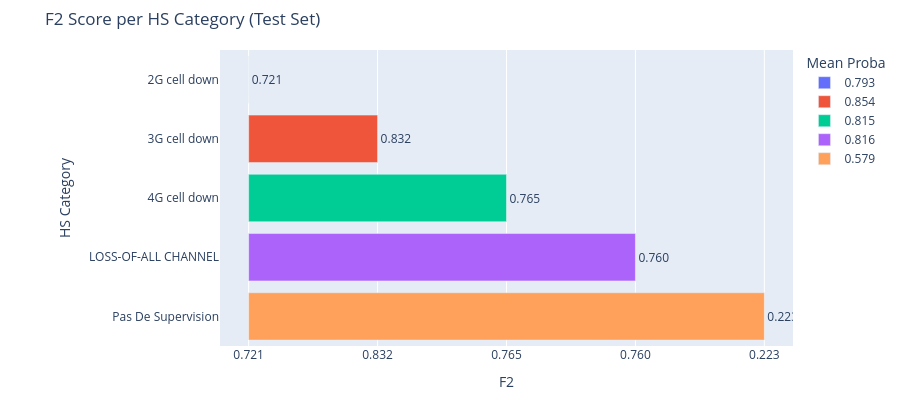

Notebook code for this chart:
### Code cell
fig = px.bar(
    cat_eval_df, x='F2', y='HS Category', orientation='h',
    color='Mean Proba', color_continuous_scale='Reds',
    title='F2 Score per HS Category (Test Set)', text='F2',
)
fig.update_traces(textposition='outside')
fig.update_yaxes(autorange='reversed')
fig.update_layout(height=400, margin=dict(l=220, r=60, t=50, b=40))
fig.show()

### Figure 1 — Plotly figure (JSON) as saved in the notebook; plotly's stock layout.template omitted (floating-point values rounded to 4 significant figures)
{"data": [{"hovertemplate": "Mean Proba=0.793<br>F2=%{text}<br>HS Category=%{y}<extra></extra>", "legendgroup": "0.793", "marker": {"color": "#636efa", "pattern": {"shape": ""}}, "name": "0.793", "orientation": "h", "showlegend": true, "text": ["0.721"], "textposition": "outside", "type": "bar", "x": ["0.721"], "xaxis": "x", "y": ["2G cell down"], "yaxis": "y"}, {"hovertemplate": "Mean Proba=0.854<br>F2=%{text}<br>HS Category=%{y}<extra></extra>", "legendgroup": "0.854", "marker": {"color": "#EF553B", "pattern": {"shape": ""}}, "name": "0.854", "orientation": "h", "showlegend": true, "text": ["0.832"], "textposition": "outside", "type": "bar", "x": ["0.832"], "xaxis": "x", "y": ["3G cell down"], "yaxis": "y"}, {"hovertemplate": "Mean Proba=0.815<br>F2=%{text}<br>HS Category=%{y}<extra></extra>", "legendgroup": "0.815", "marker": {"color": "#00cc96", "pattern": {"shape": ""}}, "name": "0.815", "orientation": "h", "showlegend": true, "text": ["0.765"], "textposition": "outside", "type": "bar", "x": ["0.765"], "xaxis": "x", "y": ["4G cell down"], "yaxis": "y"}, {"hovertemplate": "Mean Proba=0.816<br>F2=%{text}<br>HS Category=%{y}<extra></extra>", "legendgroup": "0.816", "marker": {"color": "#ab63fa", "pattern": {"shape": ""}}, "name": "0.816", "orientation": "h", "showlegend": true, "text": ["0.760"], "textposition": "outside", "type": "bar", "x": ["0.760"], "xaxis": "x", "y": ["LOSS-OF-ALL CHANNEL"], "yaxis": "y"}, {"hovertemplate": "Mean Proba=0.579<br>F2=%{text}<br>HS Category=%{y}<extra></extra>", "legendgroup": "0.579", "marker": {"color": "#FFA15A", "pattern": {"shape": ""}}, "name": "0.579", "orientation": "h", "showlegend": true, "text": ["0.223"], "textposition": "outside", "type": "bar", "x": ["0.223"], "xaxis": "x", "y": ["Pas De Supervision"], "yaxis": "y"}], "layout": {"barmode": "relative", "height": 400, "legend": {"title": {"text": "Mean Proba"}, "tracegroupgap": 0}, "margin": {"b": 40, "l": 220, "r": 60, "t": 50}, "title": {"text": "F2 Score per HS Category (Test Set)"}, "xaxis": {"anchor": "y", "domain": [0, 1], "title": {"text": "F2"}}, "yaxis": {"anchor": "x", "autorange": "reversed", "domain": [0, 1], "title": {"text": "HS Category"}}}}
